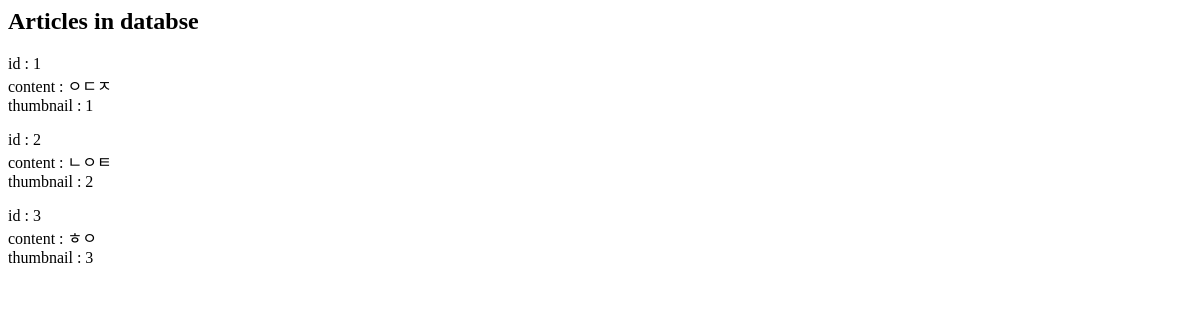
Page /article on the earlier database version.
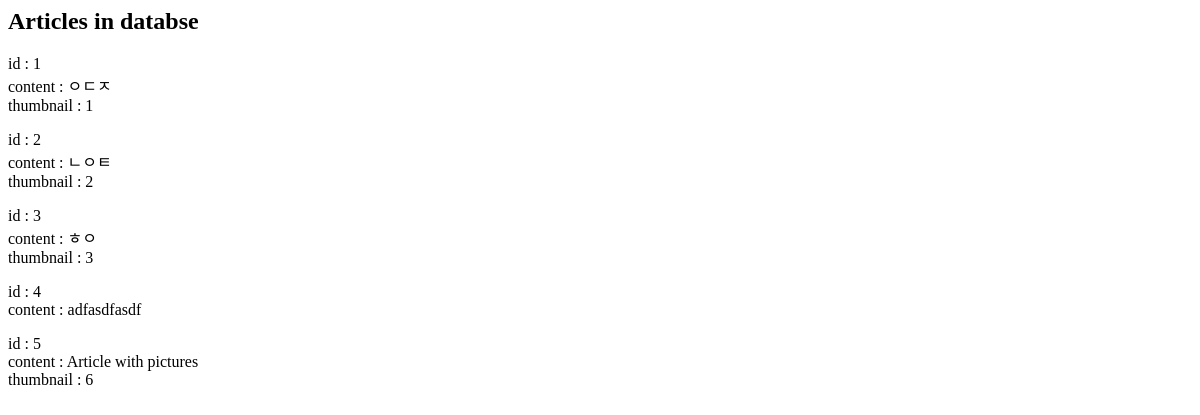
Same page on the later database version.
### database.py (models this page shows, shortened)
class Article(Base):
	__tablename__ = 'article'
	id = Column(Integer, primary_key=True)
	content = Column(String(500), nullable=False)
	dot_id = Column(Integer, ForeignKey('position.id'))
	time = Column(DateTime, nullable=False)
	thumbnail_id = Column(Integer, ForeignKey('image.id'))
	position = relationship(Position)
	image = relationship(Image)

### list.py (the view)
@list_blueprint.route('/article')
def ArticleList():
	articles = session.query(Article).all()
	return render_template('articlelist.html', articles=articles)

### templates/articlelist.html
<html>
	<body>
		<h2>
			Articles in databse
		</h2>
{% for a in articles %}
		<p>
			id : {{a.id}}
			<br>
			content : {{a.content}}
{% if a.thumbnail_id != 0: %}
			<br>
			thumbnail : {{a.thumbnail_id}}
{% endif %}
		</p>
{% endfor %}
	</body>
</html>

Differences in the rows shown:
added Article: id "4", content "adfasdfasdf"
added Article: id "5", content "Article with pictures", thumbnail_id "6"
